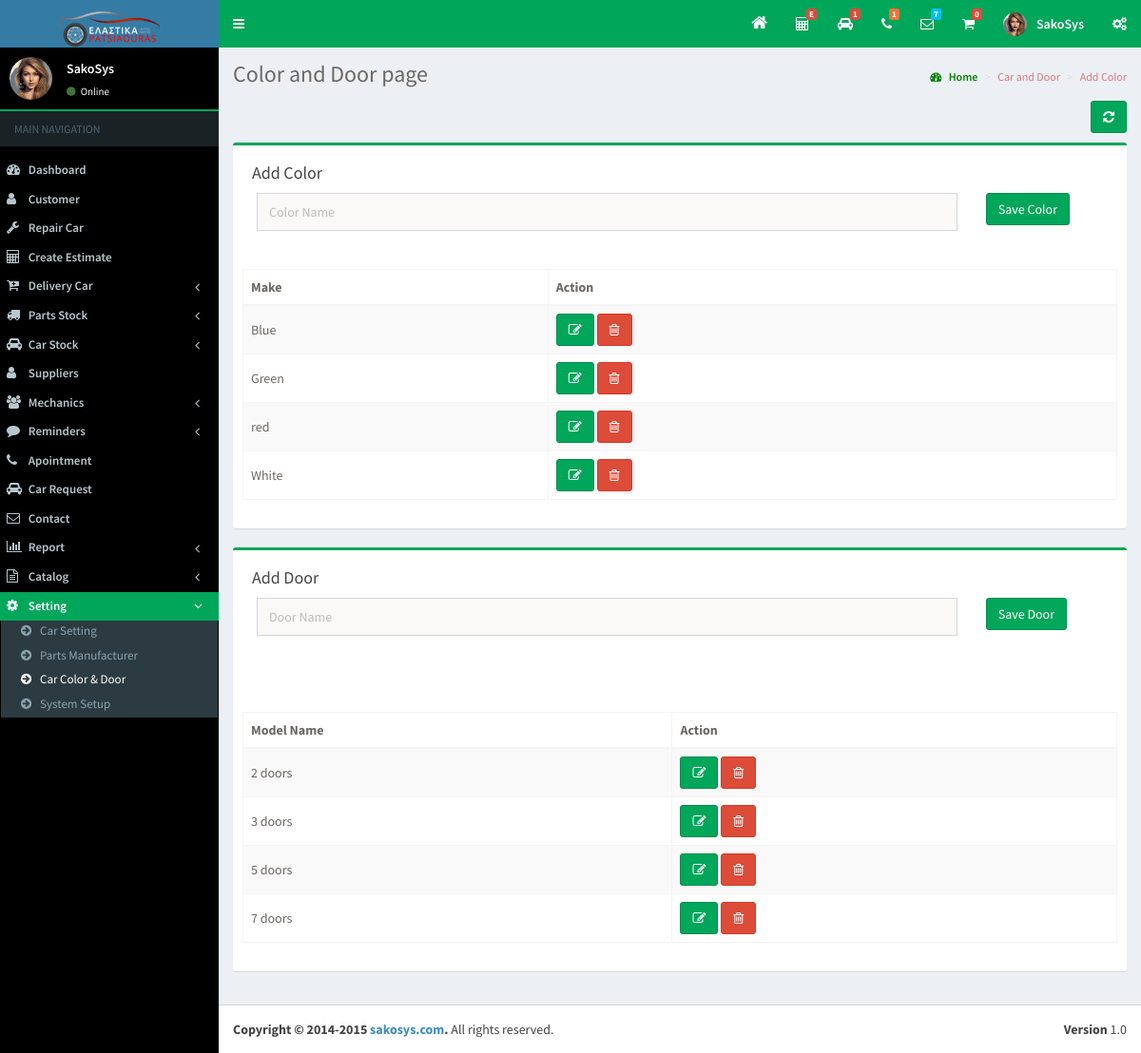
Page /carcolor/carcolor.php (signed in) on the committed database.
### tables this page shows
CREATE TABLE IF NOT EXISTS `tbl_carcolor` (
  `color_id` int(11) NOT NULL AUTO_INCREMENT,
  `color_name` varchar(50) NOT NULL,
  PRIMARY KEY (`color_id`)
);

CREATE TABLE IF NOT EXISTS `tbl_cardoor` (
  `door_id` int(11) NOT NULL AUTO_INCREMENT,
  `door_name` varchar(50) NOT NULL,
  PRIMARY KEY (`door_id`)
);

### helper/common.php (called while the page is built, shortened)
<?php
class wms_core {
	public function getCarDoorInformation($con) {
		$data = array();
		$result = mysql_query("SELECT * FROM tbl_cardoor order by door_name ASC",$con);
		while($row = mysql_fetch_array($result)){
			$data[] = $row;
		}
		return $data;
	}
	public function getCarColorInformation($con) {
		$data = array();
		$result = mysql_query("SELECT * FROM tbl_carcolor order by color_name ASC",$con);
		while($row = mysql_fetch_array($result)){
			$data[] = $row;
		}
		return $data;
	}
}
?>

### carcolor/carcolor.php (the view, shortened to what this page needs)
<?php
include('../header.php');
$make_name = '';
$model_name = '';
$make_button_label = 'Save Color';
$model_button_label = 'Save Door';
?>
<section class="content-header">
  <h1> Color and Door page </h1>
  <ol class="breadcrumb">
    <li><a href="<?php echo WEB_URL?>dashboard.php"><i class="fa fa-dashboard"></i> Home</a></li>
    <li class="active">Car and Door</li>
    <li class="active">Add Color</li>
  </ol>
</section>
<section class="content">
<div class="row">
  <div class="col-md-12">
    <div align="right" style="margin-bottom:1%;"> <a class="btn btn-success" title="" data-toggle="tooltip" href="<?php echo WEB_URL; ?>carcolor/carcolor.php" data-original-title="Refresh Page"><i class="fa fa-refresh"></i></a> </div>
    <div class="box box-success">
      <form method="post" enctype="multipart/form-data">
        <div class="box-body">
          <div class="box-header">
            <h3 class="box-title">Add Color</h3>
          </div>
          <div class="form-group col-md-10">
            <input type="text" placeholder="Color Name" value="<?php echo $make_name; ?>" name="txtColorname" id="txtColorname" class="form-control" required/>
          </div>
          <div class="form-group col-md-2">
            <input type="submit" name="submit" class="btn btn-success" value="<?php echo $make_button_label; ?>"/>
          </div>
          <br>
          <br>
          <br>
          <br>
          <div>
            <table class="table sakotable table-bordered table-striped dt-responsive">
              <thead>
                <tr>
                  <th>Make</th>
                  <th>Action</th>
                </tr>
              </thead>
              <tbody>
                <?php
					$result = $wms->getCarColorInformation($link);
					foreach($result as $row){ ?>
                <tr>
                  <td><?php echo $row['color_name']; ?></td>
                  <td><a class="btn btn-success" data-toggle="tooltip" href="<?php echo WEB_URL;?>carcolor/carcolor.php?mid=<?php echo $row['color_id']; ?>" data-original-title="Add your Car"><i class="fa fa-edit"></i></a> <a class="btn btn-danger" data-toggle="tooltip" onClick=deleteMe("<?php echo WEB_URL;?>carcolor/carcolor.php?mdelid=<?php echo $row['color_id']; ?>"); href="javascript:;" data-original-title="Delete"><i class="fa fa-trash-o"></i></a></td>
                </tr>
                <?php } ?>
              </tbody>
            </table>
          </div>
        </div>
      </form>
    </div>
    <div class="box box-success" id="box_model">
      <form method="post" enctype="multipart/form-data">
        <div class="box-body">
          <div class="box-header">
            <h3 class="box-title">Add Door</h3>
          </div>
          <div class="form-group col-md-10">
            <input type="text" placeholder="Door Name" name="txtDoor" id="txtDoor" value="<?php echo $model_name; ?>" class="form-control" required/>
          </div>
          <div class="form-group col-md-2">
            <input type="submit" name="submit" class="btn btn-success" value="<?php echo $model_button_label; ?>"/>
          </div>
          <br>
          <br>
          <br>
          <br>
          <br>
          <br>
          <div>
            <table class="table sakotable table-bordered table-striped dt-responsive">
              <thead>
                <tr>
                  <th>Model Name</th>
                  <th>Action</th>
                </tr>
              </thead>
              <tbody>
                <?php
					$result = $wms->getCarDoorInformation($link);
					foreach($result as $row){ ?>
                <tr>
                  <td><?php echo $row['door_name']; ?></td>
                  <td><a class="btn btn-success" data-toggle="tooltip" href="<?php echo WEB_URL;?>carcolor/carcolor.php?moid=<?php echo $row['door_id']; ?>#box_model" data-original-title="Add your Car"><i class="fa fa-edit"></i></a> <a class="btn btn-danger" data-toggle="tooltip" onClick=deleteMe("<?php echo WEB_URL;?>carcolor/carcolor.php?modelid=<?php echo $row['door_id']; ?>"); href="javascript:;" data-original-title="Delete"><i class="fa fa-trash-o"></i></a></td>
                </tr>
                <?php }  ?>
              </tbody>
            </table>
          </div>
        </div>
      </form>
    </div>
  </div>
</div>
<?php include('../footer.php'); ?>

### rows in the picture
tbl_carcolor: color_name "Blue"
tbl_carcolor: color_name "Green"
tbl_carcolor: color_name "red"
tbl_carcolor: color_name "White"
tbl_cardoor: door_name "2 doors"
tbl_cardoor: door_name "3 doors"
tbl_cardoor: door_name "5 doors"
tbl_cardoor: door_name "7 doors"

### other values in the picture
count($car_request_list) "1"
count($apointment_list) "1"
count($contact_us_list) "7"
$cart_total "0"
$_SESSION['objLogin']['name'] "SakoSys"
